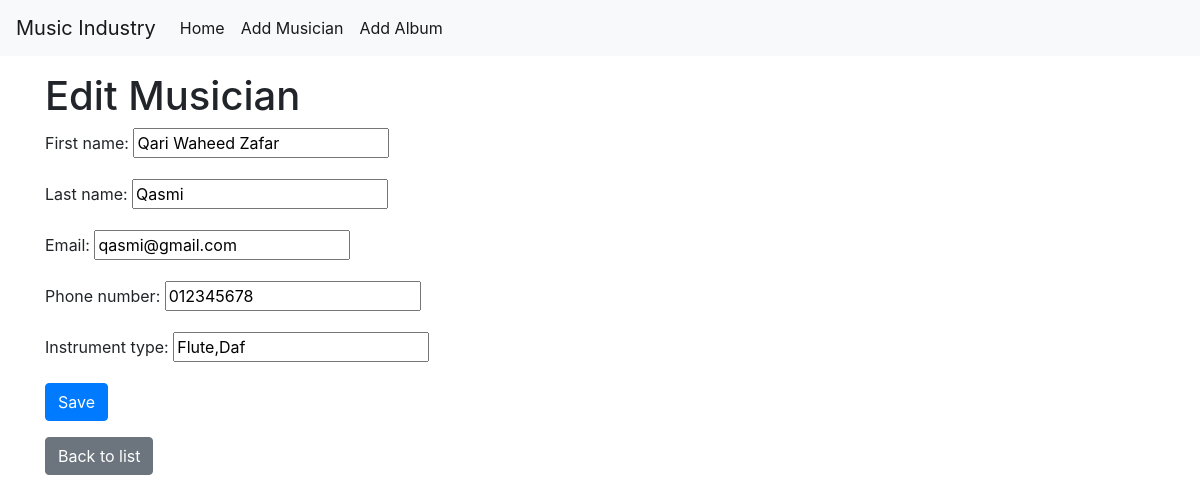
Screenshot of /musician/4/ with the database file from the repository.
### directory/models.py (models this page shows, shortened)
class Musician(models.Model):
    first_name = models.CharField(max_length = 30)
    last_name = models.CharField(max_length = 30)
    email = models.EmailField()
    phone_number = models.CharField(max_length = 15)
    instrument_type = models.CharField(max_length = 50,null = True)

### directory/views.py (the view)
# urls.py: path('musician/<int:pk>/', views.musician_detail, name='musician_detail'),
def musician_detail(request, pk):
    musician = get_object_or_404(Musician, pk=pk)
    if request.method == "POST":
        form = MusicianForm(request.POST, instance=musician)
        if form.is_valid():
            form.save()
            return redirect('musician_list')
    else:
        form = MusicianForm(instance=musician)
    return render(request, 'directory/musician_detail.html', {'form': form})

### directory/forms.py
class MusicianForm(forms.ModelForm):
    class Meta:
        model = Musician
        fields = '__all__'

### directory/templates/directory/musician_detail.html (shortened to what this page needs)
{% extends 'directory/base.html' %}
{% block content %}
<h1>Edit Musician</h1>
<form method="post" class="form">
    {{ form.as_p }}
    <button type="submit" class="btn btn-primary">Save</button>
</form>
<a href="{% url 'musician_list' %}" class="btn btn-secondary mt-3">Back to list</a>
{% endblock %}

### rows the page displays
Musician: first_name "Qari Waheed Zafar", last_name "Qasmi", email "qasmi@gmail.com", phone_number "012345678", instrument_type "Flute,Daf"
